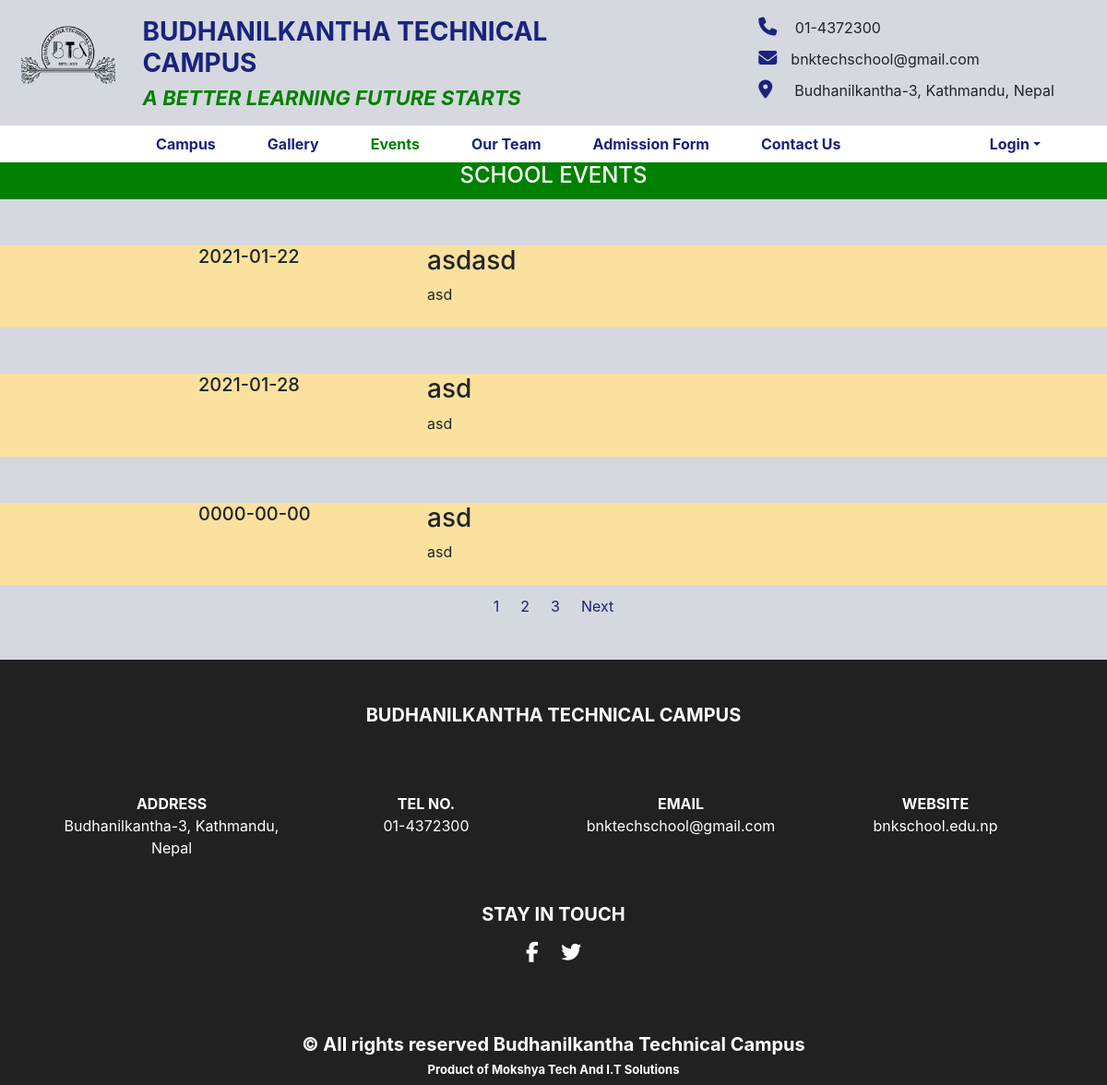
/event.php, run on the app's committed database.
### tables this page shows
CREATE TABLE `news_and_event` (
  `id` int(11) NOT NULL,
  `post` mediumtext NOT NULL,
  `description` varchar(1025) NOT NULL,
  `date` date NOT NULL,
  `created_at` date DEFAULT NULL,
  `updated_at` date DEFAULT NULL
);

### event.php (the view, shortened to what this page needs)
<?php
include "include/connection.php";
?>
<!DOCTYPE html>
<html>
<head>
  <link rel="stylesheet" href="https://stackpath.bootstrapcdn.com/bootstrap/4.5.2/css/bootstrap.min.css">
  <link rel="stylesheet" href="path/to/font-awesome/css/font-awesome.min.css">
  <link rel="stylesheet" href="frontpage/css/style.css" />
</head>
<body style="background-color: #d5d8de;">
    <?php include "include/banner.php";?>
   <?php include('include/navbar.php') ?>
<div class="container-fluid">
<div class="row" style="background-color: green; height: 40px; color: white;justify-content: center;">
            <h4>SCHOOL EVENTS </h4>
          </div>
          </div>
           <div class="container-fluid" style="background-color: #d5d8de;">
<?php
    $limit = 3;
if (isset($_GET["page"])) {
  $page  = $_GET["page"];
  }
  else{
  $page=1;
  };
$start_from = ($page-1) * $limit;
                      $sql="select *from news_and_event ORDER BY id DESC LIMIT $start_from, $limit";
                      $query=mysqli_query($db,$sql);
                      while($row=mysqli_fetch_array($query))
                        {
?>
        <div class="row row-image" style="margin-top: 50px; background-color: #fae19d; justify-content: center; ">
           <div class="col-lg-2 col-sm-12 col-md-2 ml-5 mb-2 datecol">
              <div class="date">
                <h5><?php echo $row['date']; ?></h5>
              </div>
            </div>
    <div class="col-lg-6 col-sm-12 col-md-6 ml-5 mb-2 descriptioncol">
            <h3><?php echo $row['post'];?></h3>
             <p><?php echo $row['description'];?> </p>
             </div>
        </div>
          <?php
          }?>
        </div>
 <nav aria-label="Page navigation example" style="background-color: #d5d8de; margin-top: 5px;" >
  <ul class="pagination justify-content-center">
    <li class="page-item">
      <?php
$result_db = mysqli_query($db,"SELECT COUNT(id) FROM news_and_event");
$row_db = mysqli_fetch_row($result_db);
$total_records = $row_db[0];
$total_pages = ceil($total_records / $limit);
$pagLink = "<ul class='pagination'>";
for ($i=1; $i<=$total_pages; $i++) {
$pagLink .= "<li class='page-item'><a class='page-link' class ='active' href='event.php?page=".$i."' >".$i."</a></li>";
}
echo $pagLink . "</ul>";
?>
</li>
 <li class="page-item">
<?php
  if($page<$total_pages){
        ?>
        <li class='page-item'>
        <?php
            echo "<a class='page-link' href='event.php?page=".($page+1)."'>  Next </a>"; ?>
            </li>
            <?php
        }
  ?>
    </li>
  </ul>
</nav><br>
  <?php include('include/footer.php'); ?>
</body>
</html>

### frontpage/css/style.css (style rules this page uses)
* { padding: 0; margin: 0; }
body { overflow-x: hidden; background-color: #d5d8de; }
nav { background-color: #fff; }
.pagination li a { color: #1a237e; border: none; background-color: #d5d8de; }

### data on the page
news_and_event: date "2021-01-22", post "asdasd", description "asd"
news_and_event: date "2021-01-28", post "asd", description "asd"
news_and_event: date "0000-00-00", post "asd", description "asd"
